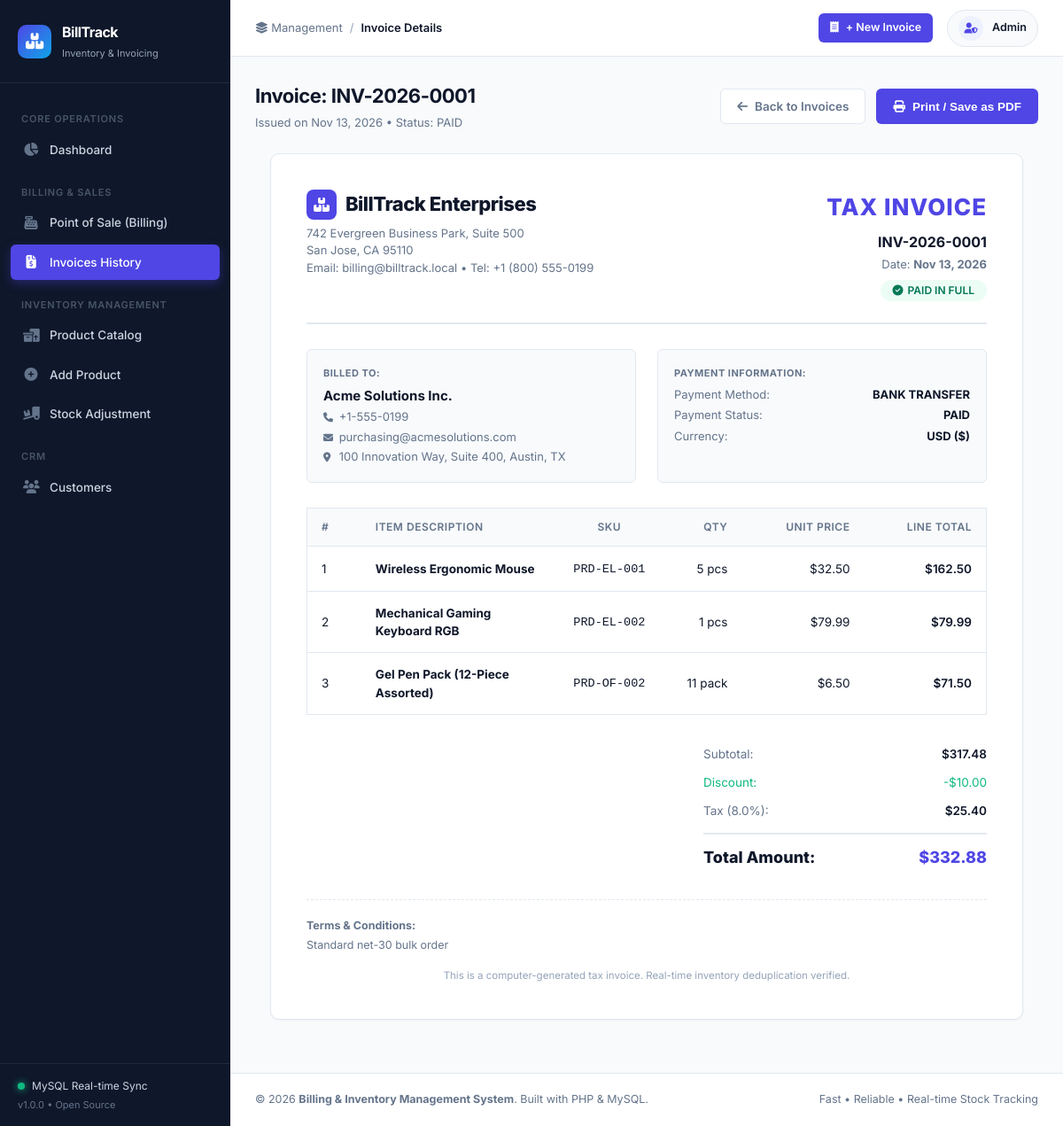
Screenshot of /invoice_view.php?id=1 with the database file from the repository.
### tables this page shows
CREATE TABLE `invoices` (
    `id` INT AUTO_INCREMENT PRIMARY KEY,
    `invoice_number` VARCHAR(50) NOT NULL UNIQUE,
    `customer_id` INT NULL,
    `customer_name` VARCHAR(150) NOT NULL,
    `customer_phone` VARCHAR(30) NULL,
    `invoice_date` DATE NOT NULL,
    `subtotal` DECIMAL(10,2) NOT NULL DEFAULT 0.00,
    `tax_rate` DECIMAL(5,2) NOT NULL DEFAULT 0.00,
    `tax_amount` DECIMAL(10,2) NOT NULL DEFAULT 0.00,
    `discount_amount` DECIMAL(10,2) NOT NULL DEFAULT 0.00,
    `grand_total` DECIMAL(10,2) NOT NULL DEFAULT 0.00,
    `payment_status` ENUM('paid', 'pending', 'cancelled') NOT NULL DEFAULT 'paid',
    `payment_method` ENUM('cash', 'card', 'upi', 'bank_transfer', 'other') NOT NULL DEFAULT 'cash',
    `notes` TEXT NULL,
    `created_at` TIMESTAMP DEFAULT CURRENT_TIMESTAMP,
    INDEX `idx_invoice_number` (`invoice_number`),
    INDEX `idx_invoice_date` (`invoice_date`),
    CONSTRAINT `fk_invoice_customer` FOREIGN KEY (`customer_id`) 
        REFERENCES `customers` (`id`) ON DELETE SET NULL ON UPDATE CASCADE
);

CREATE TABLE `customers` (
    `id` INT AUTO_INCREMENT PRIMARY KEY,
    `name` VARCHAR(150) NOT NULL,
    `email` VARCHAR(150) NULL,
    `phone` VARCHAR(30) NULL,
    `address` TEXT NULL,
    `created_at` TIMESTAMP DEFAULT CURRENT_TIMESTAMP
);

CREATE TABLE `invoice_items` (
    `id` INT AUTO_INCREMENT PRIMARY KEY,
    `invoice_id` INT NOT NULL,
    `product_id` INT NOT NULL,
    `product_name` VARCHAR(150) NOT NULL,
    `quantity` INT NOT NULL,
    `unit_price` DECIMAL(10,2) NOT NULL,
    `total_price` DECIMAL(10,2) NOT NULL,
    INDEX `idx_item_invoice` (`invoice_id`),
    INDEX `idx_item_product` (`product_id`),
    CONSTRAINT `fk_item_invoice` FOREIGN KEY (`invoice_id`) 
        REFERENCES `invoices` (`id`) ON DELETE CASCADE ON UPDATE CASCADE,
    CONSTRAINT `fk_item_product` FOREIGN KEY (`product_id`) 
        REFERENCES `products` (`id`) ON DELETE RESTRICT ON UPDATE CASCADE
);

CREATE TABLE `products` (
    `id` INT AUTO_INCREMENT PRIMARY KEY,
    `sku` VARCHAR(50) NOT NULL UNIQUE,
    `name` VARCHAR(150) NOT NULL,
    `category_id` INT NULL,
    `cost_price` DECIMAL(10,2) NOT NULL DEFAULT 0.00,
    `selling_price` DECIMAL(10,2) NOT NULL DEFAULT 0.00,
    `current_stock` INT NOT NULL DEFAULT 0,
    `min_stock_alert` INT NOT NULL DEFAULT 5,
    `unit` VARCHAR(20) NOT NULL DEFAULT 'pcs',
    `status` ENUM('active', 'inactive') NOT NULL DEFAULT 'active',
    `created_at` TIMESTAMP DEFAULT CURRENT_TIMESTAMP,
    `updated_at` TIMESTAMP DEFAULT CURRENT_TIMESTAMP ON UPDATE CURRENT_TIMESTAMP,
    INDEX `idx_product_sku` (`sku`),
    INDEX `idx_product_category` (`category_id`),
    CONSTRAINT `fk_product_category` FOREIGN KEY (`category_id`) 
        REFERENCES `categories` (`id`) ON DELETE SET NULL ON UPDATE CASCADE
);

### includes/functions.php (called while the page is built, shortened)
<?php
function e($string) {
    return htmlspecialchars((string)$string, ENT_QUOTES, 'UTF-8');
}
function format_currency($amount, $currency = '$') {
    return $currency . number_format((float)$amount, 2);
}
function format_date($dateString) {
    $timestamp = strtotime($dateString);
    return date('M d, Y', $timestamp);
}

### invoice_view.php (the view, shortened to what this page needs)
<?php
require_once __DIR__ . '/includes/header.php';
$invoiceId = isset($_GET['id']) ? (int)$_GET['id'] : 0;
$stmt = $pdo->prepare("
    SELECT i.*, c.email AS customer_email, c.address AS customer_address
    FROM invoices i
    LEFT JOIN customers c ON i.customer_id = c.id
    WHERE i.id = ?
");
$stmt->execute([$invoiceId]);
$invoice = $stmt->fetch();
$itemsStmt = $pdo->prepare("
    SELECT ii.*, p.sku, p.unit
    FROM invoice_items ii
    LEFT JOIN products p ON ii.product_id = p.id
    WHERE ii.invoice_id = ?
");
$itemsStmt->execute([$invoiceId]);
$items = $itemsStmt->fetchAll();
?>
<div class="page-header no-print">
    <div class="page-title">
        <h1>Invoice: <?= e($invoice['invoice_number']) ?></h1>
        <p>Issued on <?= format_date($invoice['invoice_date']) ?> &bull; Status: <?= strtoupper($invoice['payment_status']) ?></p>
    </div>
    <div class="page-actions">
        <a href="invoices.php" class="btn btn-outline">
            <i class="fa-solid fa-arrow-left"></i> Back to Invoices
        </a>
        <button onclick="window.print()" class="btn btn-primary">
            <i class="fa-solid fa-print"></i> Print / Save as PDF
        </button>
    </div>
</div>
<div class="card invoice-card" style="max-width: 850px; margin: 0 auto 32px; background: #fff; padding: 40px; border-radius: var(--radius-md);">
    <div class="invoice-header" style="display: flex; justify-content: space-between; align-items: flex-start; border-bottom: 2px solid var(--border-color); padding-bottom: 24px; margin-bottom: 28px;">
        <div>
            <div style="display: flex; align-items: center; gap: 10px; margin-bottom: 6px;">
                <div style="width: 34px; height: 34px; background: var(--primary); color: #fff; border-radius: 8px; display: flex; align-items: center; justify-content: center; font-size: 16px;">
                    <i class="fa-solid fa-boxes-stacked"></i>
                </div>
                <h2 style="font-size: 22px; font-weight: 800; color: var(--text-primary); margin: 0; letter-spacing: -0.5px;">BillTrack Enterprises</h2>
            </div>
            <p style="color: var(--text-secondary); font-size: 13px; line-height: 1.5; margin: 0;">
                742 Evergreen Business Park, Suite 500<br>
                San Jose, CA 95110<br>
                Email: billing@billtrack.local &bull; Tel: +1 (800) 555-0199
            </p>
        </div>
        <div style="text-align: right;">
            <h1 style="font-size: 26px; font-weight: 800; color: var(--primary); margin: 0; text-transform: uppercase; letter-spacing: 1px;">TAX INVOICE</h1>
            <div style="margin-top: 8px; font-size: 14px;">
                <strong style="color: var(--text-primary); font-size: 16px;"><?= e($invoice['invoice_number']) ?></strong>
            </div>
            <div style="color: var(--text-secondary); font-size: 13px; margin-top: 4px;">
                Date: <strong><?= format_date($invoice['invoice_date']) ?></strong>
            </div>
            <div style="margin-top: 8px;">
                <?php if ($invoice['payment_status'] === 'paid'): ?>
                    <span class="badge badge-success" style="font-size: 12px; padding: 6px 14px;"><i class="fa-solid fa-circle-check"></i> PAID IN FULL</span>
                <?php elseif ($invoice['payment_status'] === 'pending'): ?>
                    <span class="badge badge-warning" style="font-size: 12px; padding: 6px 14px;"><i class="fa-solid fa-clock"></i> PAYMENT PENDING</span>
                <?php else: ?>
                    <span class="badge badge-danger" style="font-size: 12px; padding: 6px 14px;"><i class="fa-solid fa-ban"></i> CANCELLED</span>
                <?php endif; ?>
            </div>
        </div>
    </div>
    <div style="display: grid; grid-template-columns: 1fr 1fr; gap: 24px; margin-bottom: 28px;">
        <div style="background: var(--bg-main); padding: 18px; border-radius: var(--radius-sm); border: 1px solid var(--border-color);">
            <div style="font-size: 11px; text-transform: uppercase; font-weight: 700; color: var(--text-secondary); letter-spacing: 0.5px; margin-bottom: 6px;">Billed To:</div>
            <div style="font-size: 15px; font-weight: 700; color: var(--text-primary);"><?= e($invoice['customer_name']) ?></div>
            <?php if ($invoice['customer_phone']): ?>
                <div style="font-size: 13px; color: var(--text-secondary); margin-top: 3px;">
                    <i class="fa-solid fa-phone" style="font-size: 11px; width: 14px;"></i> <?= e($invoice['customer_phone']) ?>
                </div>
            <?php endif; ?>
            <?php if ($invoice['customer_email']): ?>
                <div style="font-size: 13px; color: var(--text-secondary); margin-top: 3px;">
                    <i class="fa-solid fa-envelope" style="font-size: 11px; width: 14px;"></i> <?= e($invoice['customer_email']) ?>
                </div>
            <?php endif; ?>
            <?php if ($invoice['customer_address']): ?>
                <div style="font-size: 13px; color: var(--text-secondary); margin-top: 3px;">
                    <i class="fa-solid fa-location-dot" style="font-size: 11px; width: 14px;"></i> <?= nl2br(e($invoice['customer_address'])) ?>
                </div>
            <?php endif; ?>
        </div>
        <div style="background: var(--bg-main); padding: 18px; border-radius: var(--radius-sm); border: 1px solid var(--border-color);">
            <div style="font-size: 11px; text-transform: uppercase; font-weight: 700; color: var(--text-secondary); letter-spacing: 0.5px; margin-bottom: 6px;">Payment Information:</div>
            <div style="display: flex; justify-content: space-between; font-size: 13px; margin-bottom: 4px;">
                <span style="color: var(--text-secondary);">Payment Method:</span>
                <strong style="text-transform: uppercase;"><?= e(str_replace('_', ' ', $invoice['payment_method'])) ?></strong>
            </div>
            <div style="display: flex; justify-content: space-between; font-size: 13px; margin-bottom: 4px;">
                <span style="color: var(--text-secondary);">Payment Status:</span>
                <strong><?= strtoupper($invoice['payment_status']) ?></strong>
            </div>
            <div style="display: flex; justify-content: space-between; font-size: 13px;">
                <span style="color: var(--text-secondary);">Currency:</span>
                <strong>USD ($)</strong>
            </div>
        </div>
    </div>
    <div style="margin-bottom: 28px;">
        <table class="data-table invoice-table" style="width: 100%; border: 1px solid var(--border-color);">
            <thead>
                <tr style="background: #f8fafc;">
                    <th style="width: 8%;">#</th>
                    <th>Item Description</th>
                    <th style="width: 15%; text-align: center;">SKU</th>
                    <th style="width: 12%; text-align: right;">Qty</th>
                    <th style="width: 18%; text-align: right;">Unit Price</th>
                    <th style="width: 18%; text-align: right;">Line Total</th>
                </tr>
            </thead>
            <tbody>
                <?php $idx = 1; foreach ($items as $item): ?>
                    <tr>
                        <td><?= $idx++ ?></td>
                        <td>
                            <strong><?= e($item['product_name']) ?></strong>
                        </td>
                        <td style="text-align: center;"><code><?= e($item['sku'] ?: '-') ?></code></td>
                        <td style="text-align: right;"><?= (int)$item['quantity'] ?> <?= e($item['unit'] ?: '') ?></td>
                        <td style="text-align: right;"><?= format_currency($item['unit_price']) ?></td>
                        <td style="text-align: right; font-weight: 600;"><?= format_currency($item['total_price']) ?></td>
                    </tr>
                <?php endforeach; ?>
            </tbody>
        </table>
    </div>
    <div style="display: flex; justify-content: flex-end; margin-bottom: 28px;">
        <div style="width: 320px;">
            <div style="display: flex; justify-content: space-between; padding: 6px 0; font-size: 13.5px; color: var(--text-secondary);">
                <span>Subtotal:</span>
                <span style="font-weight: 600; color: var(--text-primary);"><?= format_currency($invoice['subtotal']) ?></span>
            </div>
            <?php if ((float)$invoice['discount_amount'] > 0): ?>
                <div style="display: flex; justify-content: space-between; padding: 6px 0; font-size: 13.5px; color: var(--success);">
                    <span>Discount:</span>
                    <span>-<?= format_currency($invoice['discount_amount']) ?></span>
                </div>
            <?php endif; ?>
            <div style="display: flex; justify-content: space-between; padding: 6px 0; font-size: 13.5px; color: var(--text-secondary);">
                <span>Tax (<?= number_format($invoice['tax_rate'], 1) ?>%):</span>
                <span style="font-weight: 600; color: var(--text-primary);"><?= format_currency($invoice['tax_amount']) ?></span>
            </div>
            <div style="display: flex; justify-content: space-between; padding: 12px 0 6px; font-size: 18px; font-weight: 800; border-top: 2px solid var(--border-color); color: var(--text-primary); margin-top: 8px;">
                <span>Total Amount:</span>
                <span style="color: var(--primary);"><?= format_currency($invoice['grand_total']) ?></span>
            </div>
        </div>
    </div>
    <div class="invoice-footer" style="border-top: 1px dashed var(--border-color); padding-top: 20px; font-size: 12.5px; color: var(--text-secondary);">
        <strong>Terms & Conditions:</strong>
        <p style="margin: 4px 0 10px;">
            <?= $invoice['notes'] ? nl2br(e($invoice['notes'])) : 'Payment is due within 15 days of invoice issue date. Thank you for your continued partnership!' ?>
        </p>
        <p style="font-size: 11.5px; color: var(--text-muted); text-align: center; margin: 16px 0 0;">
            This is a computer-generated tax invoice. Real-time inventory deduplication verified.
        </p>
    </div>
</div>
<?php require_once __DIR__ . '/includes/footer.php'; ?>

### assets/css/style.css (style rules this page uses)
:root { --primary: #4f46e5; --primary-hover: #4338ca; --primary-light: #eef2ff; --secondary: #0ea5e9; --success: #10b981; --success-light: #ecfdf5; --warning: #f59e0b; --warning-light: #fffbeb; --danger: #ef4444; --danger-light: #fef2f2; --info: #3b82f6; --info-light: #eff6ff; --bg-main: #f8fafc; --bg-card: #ffffff; --border-color: #e2e8f0; --text-primary: #0f172a; --text-secondary: #64748b; --text-muted: #94a3b8; --sidebar-bg: #0f172a; --sidebar-text: #94a3b8; --sidebar-hover: #1e293b; --sidebar-active: #4f46e5; --sidebar-width: 260px; --radius-sm: 6px; --radius-md: 10px; --radius-lg: 14px; --shadow-sm: 0 1px 2px 0 rgba(0, 0, 0, 0.05); --shadow-md: 0 4px 6px -1px rgba(0, 0, 0, 0.1), 0 2px 4px -1px rgba(0, 0, 0, 0.06); --shadow-lg: 0 10px 15px -3px rgba(0, 0, 0, 0.1), 0 4px 6px -2px rgba(0, 0, 0, 0.05); --transition: all 0.2s cubic-bezier(0.4, 0, 0.2, 1); }
* { box-sizing: border-box; margin: 0; padding: 0; }
body { font-family: 'Inter', -apple-system, BlinkMacSystemFont, "Segoe UI", Roboto, sans-serif; background-color: var(--bg-main); color: var(--text-primary); line-height: 1.5; font-size: 14px; -webkit-font-smoothing: antialiased; }
.page-header { display: flex; align-items: center; justify-content: space-between; margin-bottom: 24px; flex-wrap: wrap; gap: 16px; }
.page-title h1 { font-size: 22px; font-weight: 700; color: var(--text-primary); letter-spacing: -0.5px; }
.page-title p { color: var(--text-secondary); font-size: 13px; margin-top: 4px; }
.page-actions { display: flex; gap: 12px; }
.btn { display: inline-flex; align-items: center; justify-content: center; gap: 8px; padding: 9px 18px; border-radius: var(--radius-sm); font-size: 13.5px; font-weight: 600; text-decoration: none; border: 1px solid transparent; cursor: pointer; transition: var(--transition); }
.btn-primary { background-color: var(--primary); color: #fff; }
.btn-outline { background-color: #fff; border-color: var(--border-color); color: var(--text-secondary); }
.card { background: var(--bg-card); border: 1px solid var(--border-color); border-radius: var(--radius-md); box-shadow: var(--shadow-sm); margin-bottom: 28px; overflow: hidden; }
.data-table { width: 100%; border-collapse: collapse; text-align: left; }
.data-table th { background-color: #f8fafc; color: var(--text-secondary); font-size: 12px; font-weight: 600; text-transform: uppercase; letter-spacing: 0.5px; padding: 12px 16px; border-bottom: 1px solid var(--border-color); }
.data-table td { padding: 14px 16px; border-bottom: 1px solid var(--border-color); color: var(--text-primary); font-size: 13.5px; vertical-align: middle; }
.data-table tbody tr:last-child td { border-bottom: none; }
.badge { display: inline-flex; align-items: center; gap: 5px; padding: 4px 10px; border-radius: 20px; font-size: 11.5px; font-weight: 600; line-height: 1; }
.badge-success { background: var(--success-light); color: #047857; }

### rows the page displays
invoices: invoice_number "INV-2026-0001", invoice_date "Nov 13, 2026", payment_status "PAID", customer_name "Acme Solutions Inc.", customer_phone "+1-555-0199", customer.email "purchasing@acmesolutions.com", customer.address "100 Innovation Way, Suite 400, Austin, TX", payment_method "BANK TRANSFER", subtotal "$317.48", discount_amount "$10.00", tax_rate "8.0", tax_amount "$25.40", grand_total "$332.88", notes "Standard net-30 bulk order"
invoice_items: product_name "Wireless Ergonomic Mouse", product.sku "PRD-EL-001", quantity "5", product.unit "pcs", unit_price "$32.50", total_price "$162.50"
invoice_items: product_name "Mechanical Gaming Keyboard RGB", product.sku "PRD-EL-002", quantity "1", product.unit "pcs", unit_price "$79.99", total_price "$79.99"
invoice_items: product_name "Gel Pen Pack (12-Piece Assorted)", product.sku "PRD-OF-002", quantity "11", product.unit "pack", unit_price "$6.50", total_price "$71.50"

### other values shown
$page_title "Invoice Details"
